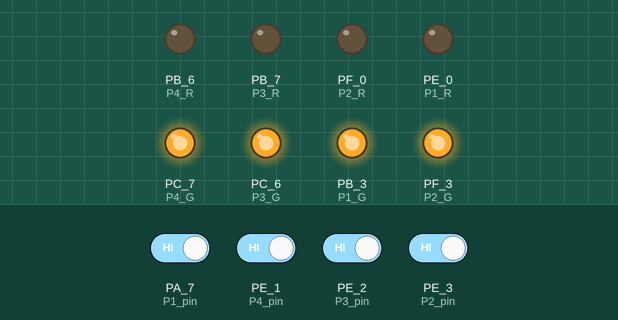
Recording of a sketch running on a simulated TI Tiva C LaunchPad. On the bench: output pins drawn as LEDs (lit = HIGH). The test bench sets the inputs (shaded band); at power-on: PA_7 (P1_pin), PE_1 (P4_pin), PE_2 (P3_pin), PE_3 (P2_pin) HIGH.

Above: at 1.3 s.
1.4 s: PA_7 (P1_pin) driven LOW
At 1.8 s:
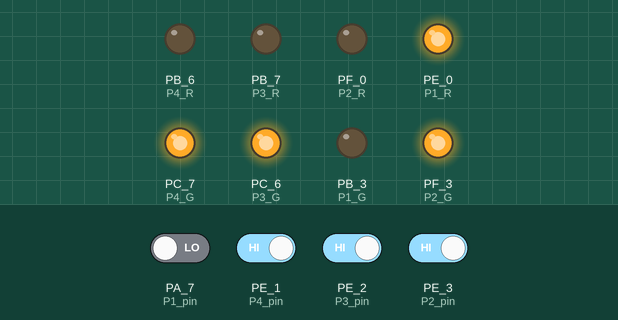
2.9 s: PE_1 (P4_pin) driven LOW
At 3.8 s:
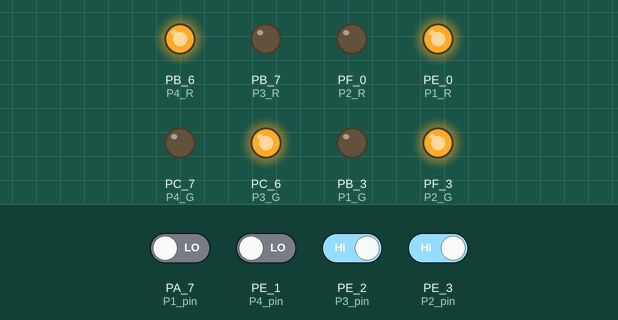
4.4 s: PE_2 (P3_pin) driven LOW
At 5.0 s:
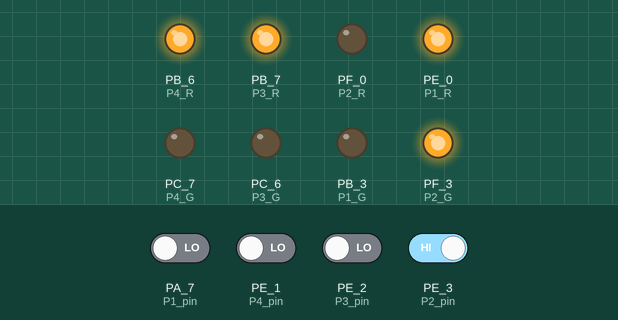
5.9 s: PE_3 (P2_pin) driven LOW
At 6.2 s:
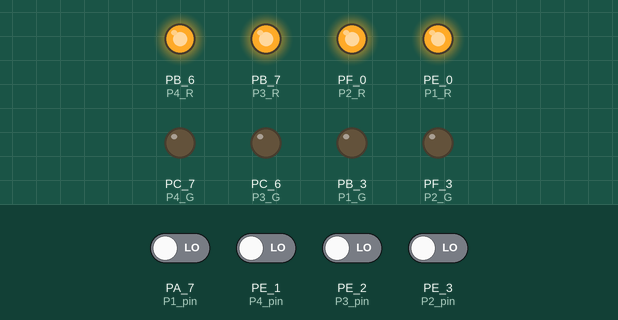
7.4 s: PA_7 (P1_pin) driven HIGH
At 8.6 s:
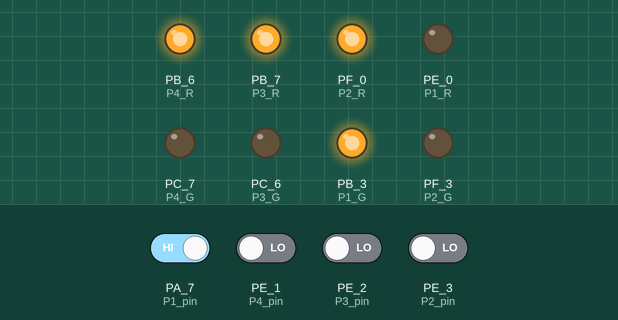
8.9 s: PE_1 (P4_pin) driven HIGH
At 9.8 s:
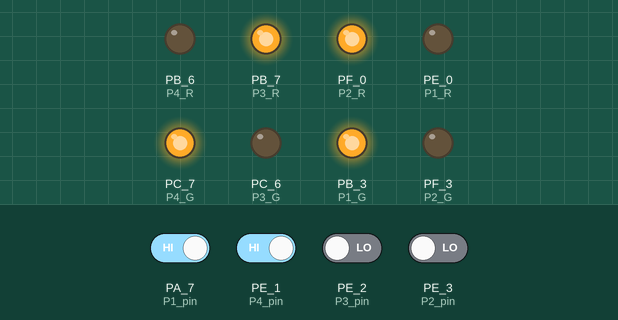
Timing chart, 0 to 11.4 s (numbered marks = the images above; inputs shaded):
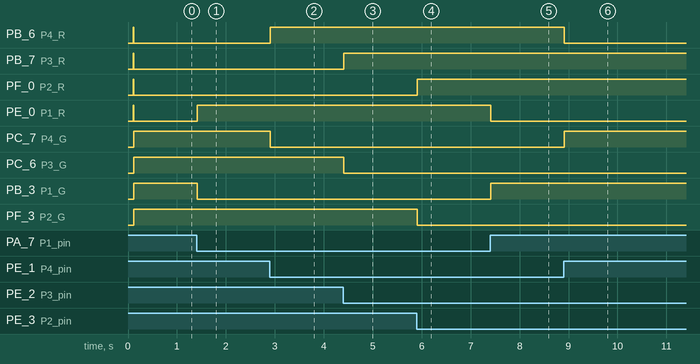

The sketch:

Proyecto3_Tiva1.ino
```cpp
//----------------------------------------------------------------------------------
//Variables
//----------------------------------------------------------------------------------
const int P1_pin = PA_7; //Entradas de los sensores
const int P2_pin = PE_3;
const int P3_pin = PE_2;
const int P4_pin = PE_1;

int P1 = 0; //Variables que guardan el valor del sensor
int P2 = 0;
int P3 = 0;
int P4 = 0;

int P1_R = PE_0; //Leds indicadores
int P1_G = PB_3;

int P2_R = PF_0;
int P2_G = PF_3;

int P3_R = PB_7;
int P3_G = PC_6;

int P4_R = PB_6;
int P4_G = PC_7;

uint8_t DP [] = { 0, 1, 1, 1, 1, 1, 1, 1 };// Variable para la comunicación serial
char ds[] = { DP[0], DP[1], DP[2], DP[3], DP[4], DP[5], DP[6], DP[7] };

void setup() {
  // put your setup code here, to run once:
  pinMode(P1_pin,INPUT);  //Configuramos los sensores como entradas
  pinMode(P2_pin,INPUT);
  pinMode(P3_pin,INPUT);
  pinMode(P4_pin,INPUT);


  pinMode(P1_R, OUTPUT);  //Y las leds como salidas
  pinMode(P1_G, OUTPUT);

  pinMode(P2_R, OUTPUT);
  pinMode(P2_G, OUTPUT);

  pinMode(P3_R, OUTPUT);
  pinMode(P3_G, OUTPUT);

  pinMode(P4_R, OUTPUT);
  pinMode(P4_G, OUTPUT);

  Serial2.begin(9600);                 // Inicializar C. serial a 9600 bits per second
  delay(100);
}

void loop() {
  // put your main code here, to run repeatedly:

  Serial2.write(ds);
  delay(10);

  DP[0] = P1;
  DP[1] = P2;
  DP[2] = P3;
  DP[3] = P4;
//----------------------------------------------------------------------------------
//Sensor 1
//----------------------------------------------------------------------------------
    if (P1 == LOW) {              //Verificamos el valor del sensor, Low significa que el senor ha detectado un vehiculo
    digitalWrite(P1_R, HIGH);     //Mientras que high indica que el parqueo esta libre
    digitalWrite(P1_G, LOW);
  }
  else {
    digitalWrite(P1_R, LOW);
    digitalWrite(P1_G, HIGH);
}

  P1 = digitalRead(P1_pin); //Leemos el valor del primer sensor

//----------------------------------------------------------------------------------
//Sensor 2
//----------------------------------------------------------------------------------
  if (P2 == LOW) {              //Replicamos el sensor uno para el resto de sensores
    digitalWrite(P2_R, HIGH);
    digitalWrite(P2_G, LOW);
  }
  else {
    digitalWrite(P2_R, LOW);
    digitalWrite(P2_G, HIGH);
}

  P2 = digitalRead(P2_pin);

//----------------------------------------------------------------------------------
//Sensor 3
//----------------------------------------------------------------------------------
  if (P3 == LOW) {
    digitalWrite(P3_R, HIGH);
    digitalWrite(P3_G, LOW);
  }
  else {
    digitalWrite(P3_R, LOW);
    digitalWrite(P3_G, HIGH);
}

  P3 = digitalRead(P3_pin);

//----------------------------------------------------------------------------------
//Sensor 4
//----------------------------------------------------------------------------------
  if (P4 == LOW) {
    digitalWrite(P4_R, HIGH);
    digitalWrite(P4_G, LOW);
  }
  else {
    digitalWrite(P4_R, LOW);
    digitalWrite(P4_G, HIGH);
}

  P4 = digitalRead(P4_pin);
}
```

Measured:
- after the input at 1.4 s, PE_0 (P1_R): LOW → HIGH at once; PB_3 (P1_G): HIGH → LOW at once
- after the input at 2.9 s, PB_6 (P4_R): LOW → HIGH at once; PC_7 (P4_G): HIGH → LOW at once
- after the input at 4.4 s, PB_7 (P3_R): LOW → HIGH at once; PC_6 (P3_G): HIGH → LOW at once
- after the input at 5.9 s, PF_0 (P2_R): LOW → HIGH at once; PF_3 (P2_G): HIGH → LOW at once
- after the input at 7.4 s, PE_0 (P1_R): HIGH → LOW at once; PB_3 (P1_G): LOW → HIGH at once
- after the input at 8.9 s, PB_6 (P4_R): HIGH → LOW at once; PC_7 (P4_G): LOW → HIGH at once
